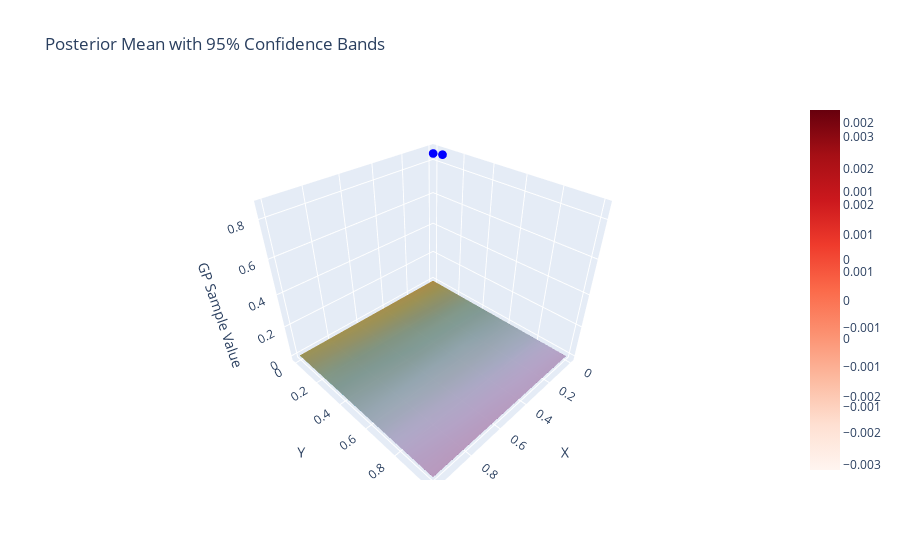

The cell this chart's notebook holds for it:
### Code cell
plot_posterior_samples_2d(constrained_gp, num_samples=10)
